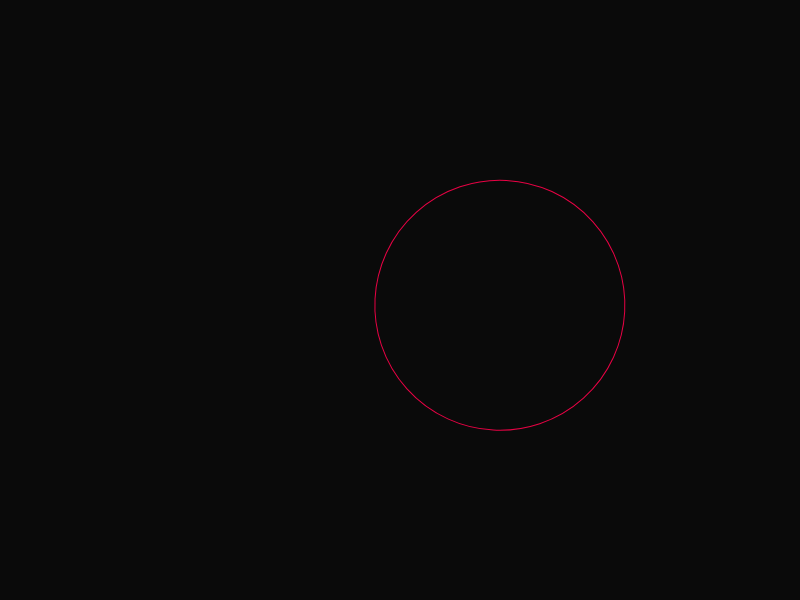
Frame 1 (no input)
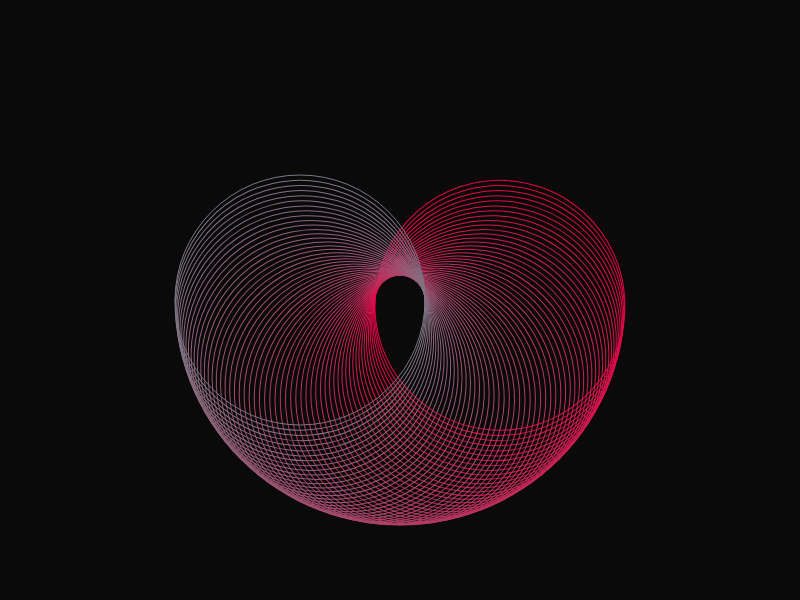
Frame 60 (no input)
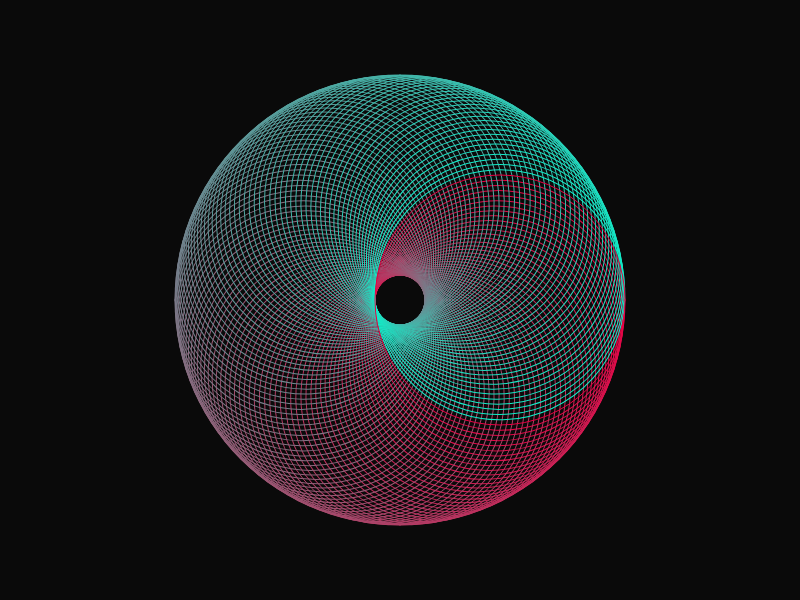
Frame 120 (the mouse pressed at the canvas centre since frame 60)

The p5.js sketch that drew these frames (run headless with seeded random() and noise() and a simulated clock; from frame 60 on, the mouse is pressed at the canvas centre):

// p5.js sketch
// ── sketch.js
function setup() {
  createCanvas(800,600)
  background(10)
  noFill()
  angleMode(DEGREES)
  frameRate(60) //1 sec = 12 frames .... 10 secs= 120 frames
  //12 frame per second
}
//lerpColor blends two colors to find a third color somewhere between them.
//lerpColor(colo1,col2,amount) amount is the color in between
function draw() {
  translate(width/2, height/2)
  rotate(frameCount*3)
  //360 in total (3x120) 
  //redcolor #ea0043
  //blucolor #0fefca
 //lerpColor( color1, color2, number-from-0-to-1) compare this gradient with a values taht is going from 0 to 1. 0 is col1 e 1 is col2
 //lerpColor( color('#ea0043'), color('#0fefca'), 0,5) >>>indica solo un colore
  //stroke( lerpColor( color('#ea0043'), color('#0fefca') , 0.7) )
  
  
  //stroke( lerpColor( color('#ea0043'), color('#0fefca'), frameCount/120) )   continue to beign blue
  stroke( lerpColor( color('#ea0043'), color('#0fefca'), (frameCount%120)/120) )
  ellipse(100,0,250,250)
}
